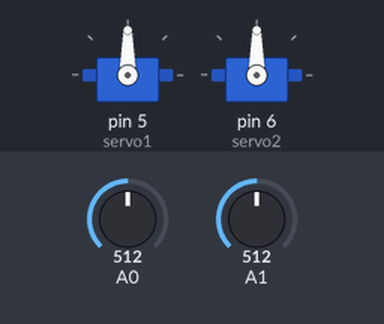
Bench run of a sketch on a simulated Arduino Uno, built with avr-gcc and run on an emulated ATmega328P. On the bench: 2 × servo. Inputs (shaded band) come from the test bench; at power-on: A0 = 512, A1 = 512.

Above: at 1.2 s.
1.3 s: A0 set to 716
At 2.4 s:
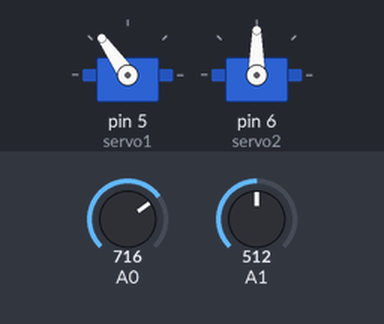
2.8 s: A1 set to 716
At 4.0 s:
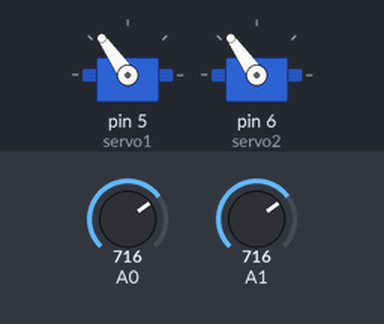
4.3 s: A0 set to 900
At 5.4 s:
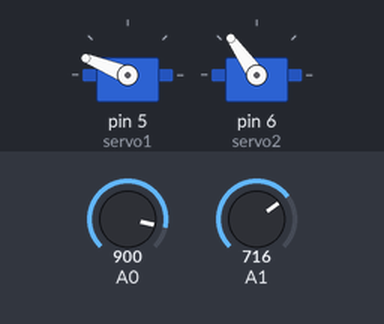
5.8 s: A1 set to 900
At 6.6 s:
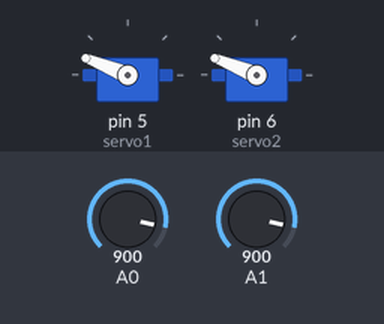
7.3 s: A0 set to 1023
At 7.7 s:
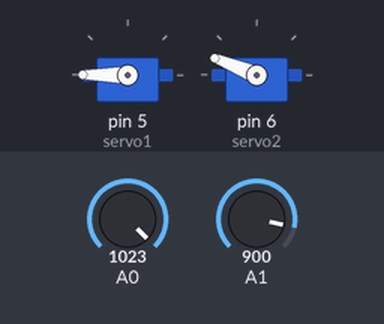
8.8 s: A1 set to 1023
At 10.0 s:
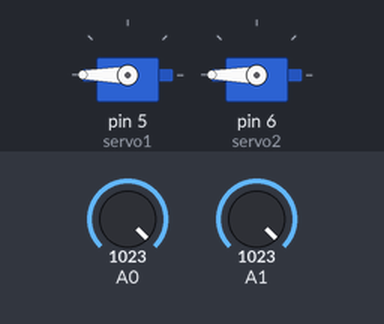
Timing chart, 0 to 11.3 s (numbered marks = the images above; inputs shaded):
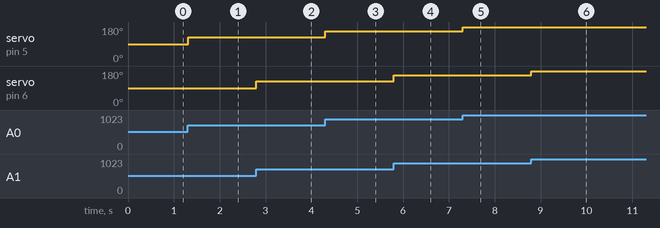

The sketch:

27_Codigo.ino
```cpp
// Parecido com o Projeto 25
// Com pequenas diferenças
// Para dois motores e dois potenciômetros

#include <Servo.h>

Servo servo1;
Servo servo2;

int poten1, poten2; // Potenciômetro

void setup()
{
  servo1.attach(5);
  servo2.attach(6);

    servo1.write(90); // Posição inicial
  servo2.write(90);
}

void loop()
{
    poten1 = analogRead(0);
  poten2 = analogRead(1);

  poten1 = map(poten1,0,1023,0,180);
  poten2 = map(poten2,0,1023,0,180);

  servo1.write(poten1);
  servo2.write(poten2);
  delay(15);
}
```

Measured:
- after the input at 1.3 s, servo on pin 5 (servo1): 90° → 125° at once
- after the input at 2.8 s, servo on pin 6 (servo2): 90° → 125° at once
- after the input at 4.3 s, servo on pin 5 (servo1): 125° → 158° at once
- after the input at 5.8 s, servo on pin 6 (servo2): 125° → 158° at once
- after the input at 7.3 s, servo on pin 5 (servo1): 158° → 180° at once
- after the input at 8.8 s, servo on pin 6 (servo2): 158° → 180° at once
